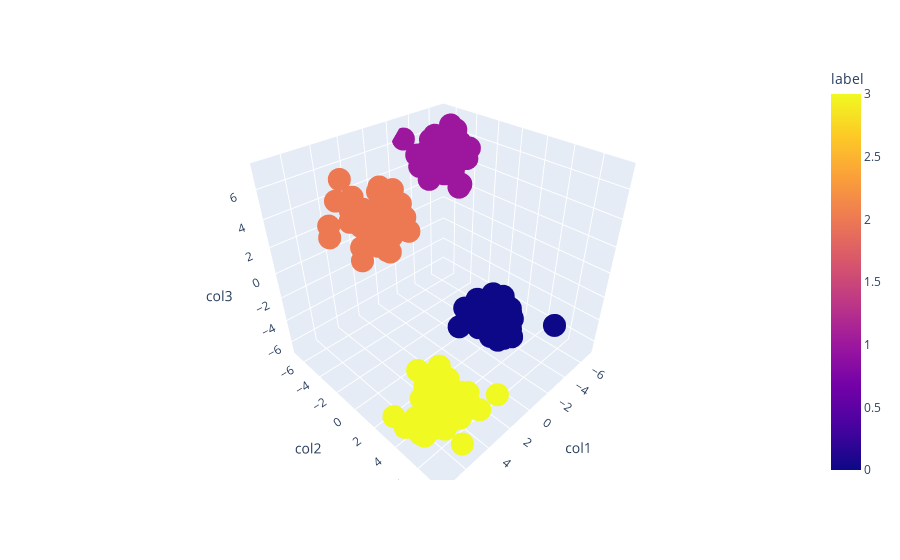

Source (notebook cell):
### Code cell
fig = px.scatter_3d(df,x='col1', y='col2', z='col3',color='label')
fig.show()

### Figure 1 — Plotly figure (JSON) as saved in the notebook; plotly's stock layout.template omitted (floating-point values rounded to 4 significant figures; data arrays with more than 128 entries replaced by an {"elided": "..."} marker saying what was removed)
{"data": [{"hovertemplate": "col1=%{x}<br>col2=%{y}<br>col3=%{z}<br>label=%{marker.color}<extra></extra>", "legendgroup": "", "marker": {"color": {"elided": "200 int values"}, "coloraxis": "coloraxis", "symbol": "circle"}, "mode": "markers", "name": "", "scene": "scene", "showlegend": false, "type": "scatter3d", "x": {"elided": "200 float values"}, "y": {"elided": "200 float values"}, "z": {"elided": "200 float values"}}], "layout": {"autosize": true, "coloraxis": {"colorbar": {"title": {"text": "label"}}, "colorscale": [[0, "#0d0887"], [0.1111, "#46039f"], [0.2222, "#7201a8"], [0.3333, "#9c179e"], [0.4444, "#bd3786"], [0.5556, "#d8576b"], [0.6667, "#ed7953"], [0.7778, "#fb9f3a"], [0.8889, "#fdca26"], [1, "#f0f921"]]}, "legend": {"tracegroupgap": 0}, "margin": {"t": 60}, "scene": {"aspectmode": "auto", "aspectratio": {"x": 1.017, "y": 1.011, "z": 0.9724}, "domain": {"x": [0, 1], "y": [0, 1]}, "xaxis": {"title": {"text": "col1"}, "type": "linear"}, "yaxis": {"title": {"text": "col2"}, "type": "linear"}, "zaxis": {"title": {"text": "col3"}, "type": "linear"}}}}
